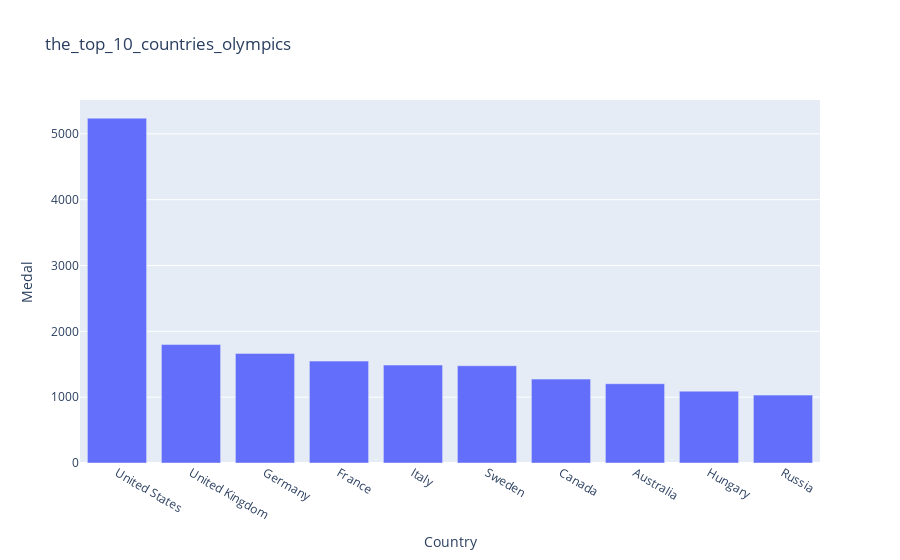

Notebook source saved alongside this figure:
### Code cell
px.bar(the_top_10_countries_olympics, x=the_top_10_countries_olympics.index, y='Medal', title='the_top_10_countries_olympics')

### Figure 1 — Plotly figure (JSON) as saved in the notebook; plotly's stock layout.template omitted (floating-point values rounded to 4 significant figures)
{"data": [{"alignmentgroup": "True", "hovertemplate": "Country=%{x}<br>Medal=%{y}<extra></extra>", "legendgroup": "", "marker": {"color": "#636efa", "pattern": {"shape": ""}}, "name": "", "offsetgroup": "", "orientation": "v", "showlegend": false, "textposition": "auto", "type": "bar", "x": ["United States", "United Kingdom", "Germany", "France", "Italy", "Sweden", "Canada", "Australia", "Hungary", "Russia"], "xaxis": "x", "y": [5238, 1799, 1665, 1548, 1488, 1477, 1274, 1204, 1091, 1031], "yaxis": "y"}], "layout": {"barmode": "relative", "legend": {"tracegroupgap": 0}, "title": {"text": "the_top_10_countries_olympics"}, "xaxis": {"anchor": "y", "domain": [0, 1], "title": {"text": "Country"}}, "yaxis": {"anchor": "x", "domain": [0, 1], "title": {"text": "Medal"}}}}
